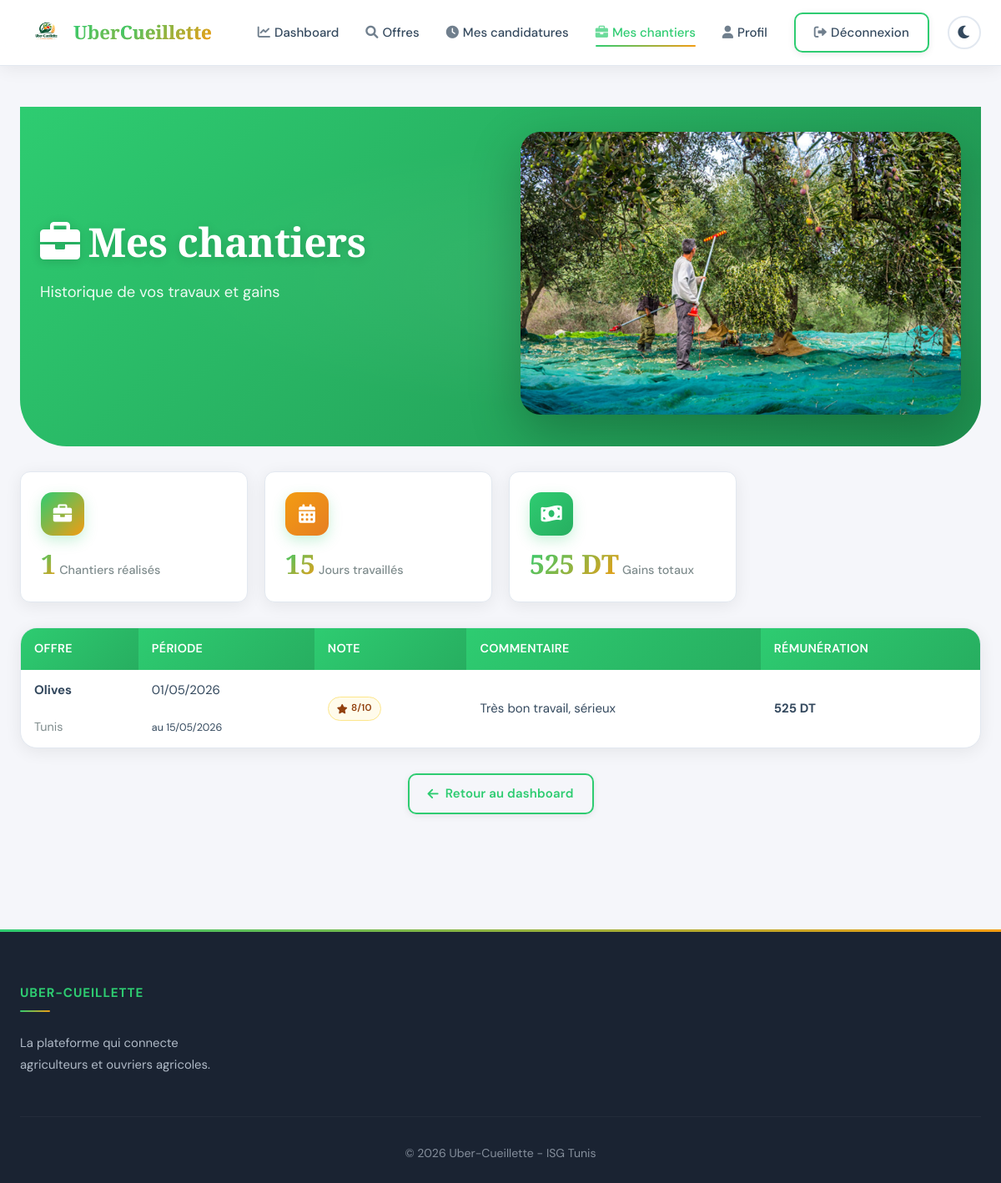
The app's page /src/ouvrier/mes-chantiers.php (signed in) with its own data.
### tables this page shows
CREATE TABLE IF NOT EXISTS `uber_cueillette_candidature` (
  `id_candidature` int NOT NULL AUTO_INCREMENT,
  `id_offre` int NOT NULL,
  `id_ouvrier` int NOT NULL,
  `decision` enum('en_attente','acceptee','refusee') DEFAULT 'en_attente',
  `date_candidature` timestamp NULL DEFAULT CURRENT_TIMESTAMP,
  `note` int DEFAULT NULL,
  `commentaire` varchar(50) DEFAULT NULL,
  `remuneration` float DEFAULT NULL,
  PRIMARY KEY (`id_candidature`),
  KEY `fk_candidature_offre` (`id_offre`),
  KEY `fk_candidature_ouvrier` (`id_ouvrier`)
);

CREATE TABLE IF NOT EXISTS `uber_cueillette_type_fruit` (
  `id_type_fruit` int NOT NULL AUTO_INCREMENT,
  `libelle` varchar(20) NOT NULL,
  PRIMARY KEY (`id_type_fruit`)
);

CREATE TABLE IF NOT EXISTS `uber_cueillette_gouvernorat` (
  `id_gouvernorat` int NOT NULL AUTO_INCREMENT,
  `libelle` varchar(30) NOT NULL,
  PRIMARY KEY (`id_gouvernorat`)
);

CREATE TABLE IF NOT EXISTS `uber_cueillette_offre` (
  `id_offre` int NOT NULL AUTO_INCREMENT,
  `id_type_fruit` int NOT NULL,
  `id_gouvernorat` int NOT NULL,
  `adresse` varchar(50) NOT NULL,
  `date_debut` date NOT NULL,
  `date_fin` date NOT NULL,
  `nombre_ouvriers` int NOT NULL,
  `prix_journee` float NOT NULL,
  `description` TEXT,
  `date_limite` date NOT NULL,
  `id_agriculteur` int NOT NULL,
  PRIMARY KEY (`id_offre`),
  KEY `fk_offre_type_fruit` (`id_type_fruit`),
  KEY `fk_offre_gouvernorat` (`id_gouvernorat`),
  KEY `fk_offre_agriculteur` (`id_agriculteur`)
);

### src/ouvrier/mes-chantiers.php (the view, shortened to what this page needs)
<?php
require_once('../config/database.php');
$id_ouvrier = $_SESSION['user_id'];
$sql = "SELECT c.*,
        o.adresse, o.date_debut, o.date_fin, o.prix_journee,
        tf.libelle as type_fruit,
        g.libelle as gouvernorat
        FROM uber_cueillette_candidature c
        JOIN uber_cueillette_offre o ON c.id_offre = o.id_offre
        JOIN uber_cueillette_type_fruit tf ON o.id_type_fruit = tf.id_type_fruit
        JOIN uber_cueillette_gouvernorat g ON o.id_gouvernorat = g.id_gouvernorat
        WHERE c.id_ouvrier = ? AND c.decision = 'acceptee'
        ORDER BY o.date_fin DESC";
$stmt = $pdo->prepare($sql);
$stmt->execute([$id_ouvrier]);
$chantiers = $stmt->fetchAll();
$total_remuneration = 0;
$total_jours = 0;
foreach ($chantiers as $ch) {
    $total_remuneration += $ch['remuneration'] ?? 0;
    if (!empty($ch['date_debut']) && !empty($ch['date_fin'])) {
        $debut = new DateTime($ch['date_debut']);
        $fin = new DateTime($ch['date_fin']);
        $nb_jours = $debut->diff($fin)->days + 1;
        $total_jours += $nb_jours;
    }
}
?>
<!DOCTYPE html>
<html lang="fr">
<head>
    <link rel="stylesheet" href="https://cdnjs.cloudflare.com/ajax/libs/font-awesome/6.0.0/css/all.min.css">
    <link rel="stylesheet" href="../css/style.css">
</head>
<body>
<nav class="navbar">
    <div class="container">
        <a href="../racine/index.html" class="logo">
            <img src="../images/Uber-Cueillette-logo.png" alt="Uber-Cueillette" class="logo-img">
            <span>Uber<span>Cueillette</span></span>
        </a>
        <ul class="nav-menu">
            <li><a href="dashboard.php"><i class="fas fa-chart-line"></i> Dashboard</a></li>
            <li><a href="offres-disponibles.php"><i class="fas fa-search"></i> Offres</a></li>
            <li><a href="mes-candidatures.php"><i class="fas fa-clock"></i> Mes candidatures</a></li>
            <li><a href="mes-chantiers.php" class="active"><i class="fas fa-briefcase"></i> Mes chantiers</a></li>
            <li><a href="profil.php"><i class="fas fa-user"></i> Profil</a></li>
            <li class="nav-buttons">
                <a href="../racine/logout.php" class="btn btn-outline"><i class="fas fa-sign-out-alt"></i> Déconnexion</a>
                <button id="theme-toggle" class="theme-toggle"><i class="fas fa-moon"></i></button>
            </li>
        </ul>
    </div>
</nav>
<main>
    <div class="container">
        <div class="hero" style="padding: 30px 0; margin-bottom: 30px;">
            <div class="container">
                <div class="hero-content">
                    <h1><i class="fas fa-briefcase"></i> Mes chantiers</h1>
                    <p>Historique de vos travaux et gains</p>
                </div>
                <div class="hero-image">
                    <img src="../images/hero-agriculture1.png" alt="Chantiers" onerror="this.style.display='none'">
                </div>
            </div>
        </div>
        <div class="stats-grid">
            <div class="stat-card">
                <div class="stat-icon"><i class="fas fa-briefcase"></i></div>
                <div class="stat-content">
                    <span class="stat-number"><?php echo count($chantiers); ?></span>
                    <span class="stat-label">Chantiers réalisés</span>
                </div>
            </div>
            <div class="stat-card">
                <div class="stat-icon" style="background: linear-gradient(135deg, #f39c12, #e67e22);">
                    <i class="fas fa-calendar-alt"></i>
                </div>
                <div class="stat-content">
                    <span class="stat-number"><?php echo $total_jours; ?></span>
                    <span class="stat-label">Jours travaillés</span>
                </div>
            </div>
            <div class="stat-card">
                <div class="stat-icon" style="background: linear-gradient(135deg, #2ecc71, #27ae60);">
                    <i class="fas fa-money-bill-wave"></i>
                </div>
                <div class="stat-content">
                    <span class="stat-number"><?php echo $total_remuneration; ?> DT</span>
                    <span class="stat-label">Gains totaux</span>
                </div>
            </div>
        </div>
        <?php if (empty($chantiers)): ?>
            <div class="empty-state">
                <i class="fas fa-briefcase"></i>
                <h3>Aucun chantier effectué</h3>
                <p>Vous n'avez pas encore participé à des chantiers</p>
                <a href="offres-disponibles.php" class="btn btn-primary">Explorer les offres</a>
            </div>
        <?php else: ?>
            <div class="table-container">
                <table class="table">
                    <thead>
                        <tr>
                            <th>Offre</th>
                            <th>Période</th>
                            <th>Note</th>
                            <th>Commentaire</th>
                            <th>Rémunération</th>
                        </tr>
                    </thead>
                    <tbody>
                        <?php foreach($chantiers as $ch): ?>
                        <tr>
                            <td>
                                <strong><?php echo htmlspecialchars($ch['type_fruit']); ?></strong><br>
                                <small class="text-muted"><?php echo htmlspecialchars($ch['gouvernorat']); ?></small>
                            </td>
                            <td>
                                <?php echo date('d/m/Y', strtotime($ch['date_debut'])); ?><br>
                                <small>au <?php echo date('d/m/Y', strtotime($ch['date_fin'])); ?></small>
                            </td>
                            <td>
                                <?php if (!empty($ch['note'])): ?>
                                    <span class="badge badge-warning">
                                        <i class="fas fa-star"></i> <?php echo $ch['note']; ?>/10
                                    </span>
                                <?php else: ?>
                                    <span class="badge badge-secondary">Non noté</span>
                                <?php endif; ?>
                            </td>
                            <td>
                                <?php echo !empty($ch['commentaire']) ? htmlspecialchars($ch['commentaire']) : '-'; ?>
                            </td>
                            <td>
                                <?php if (!empty($ch['remuneration'])): ?>
                                    <strong><?php echo $ch['remuneration']; ?> DT</strong>
                                <?php else: ?>
                                    <span class="badge badge-secondary">-</span>
                                <?php endif; ?>
                            </td>
                        </tr>
                        <?php endforeach; ?>
                    </tbody>
                </table>
            </div>
        <?php endif; ?>
        <div style="text-align: center; margin: 30px 0;">
            <a href="dashboard.php" class="btn btn-outline"><i class="fas fa-arrow-left"></i> Retour au dashboard</a>
        </div>
    </div>
</main>
<footer class="footer">
    <div class="container">
        <div class="footer-grid">
            <div class="footer-col">
                <h4>Uber-Cueillette</h4>
                <p>La plateforme qui connecte agriculteurs et ouvriers agricoles.</p>
            </div>
        </div>
        <div class="footer-bottom">
            <p>&copy; 2026 Uber-Cueillette - ISG Tunis</p>
        </div>
    </div>
</footer>
</body>
</html>

### records on screen
uber_cueillette_candidature: uber_cueillette_type_fruit.libelle "Olives", uber_cueillette_gouvernorat.libelle "Tunis", id_offre.date_debut "01/05/2026", id_offre.date_fin "15/05/2026", note "8", commentaire "Très bon travail, sérieux", remuneration "525"

### other values on screen
count($chantiers) "1"
$total_jours "15"
$total_remuneration "525"
